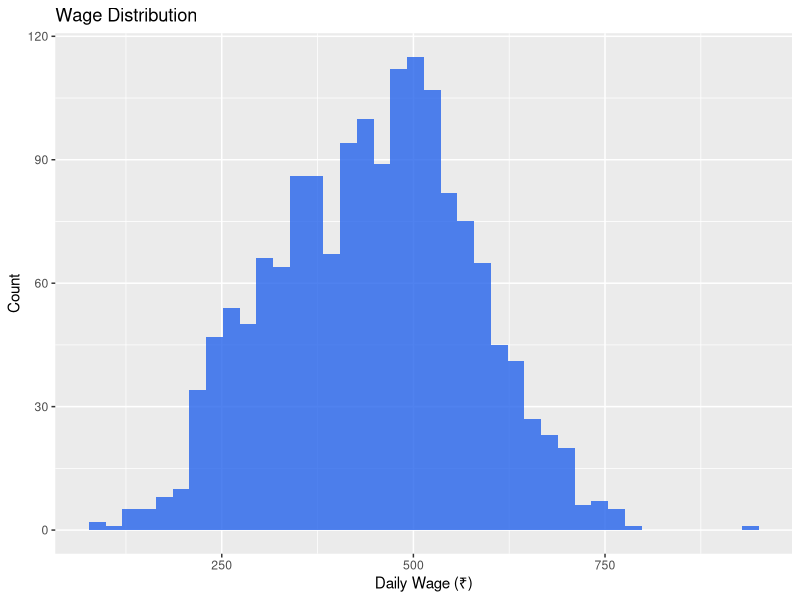
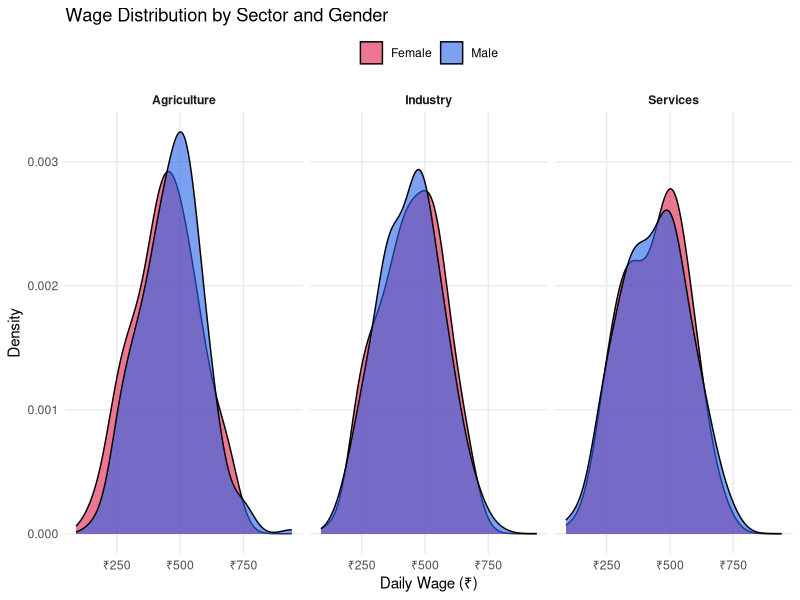
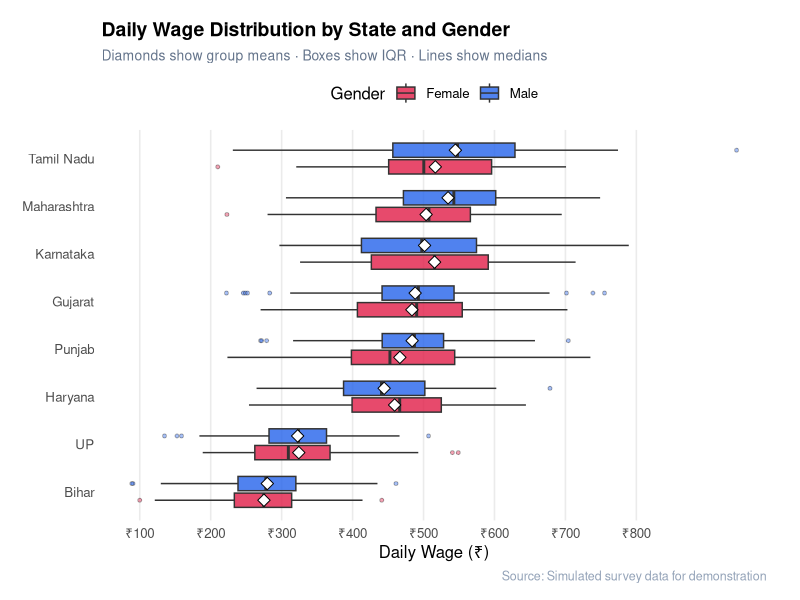
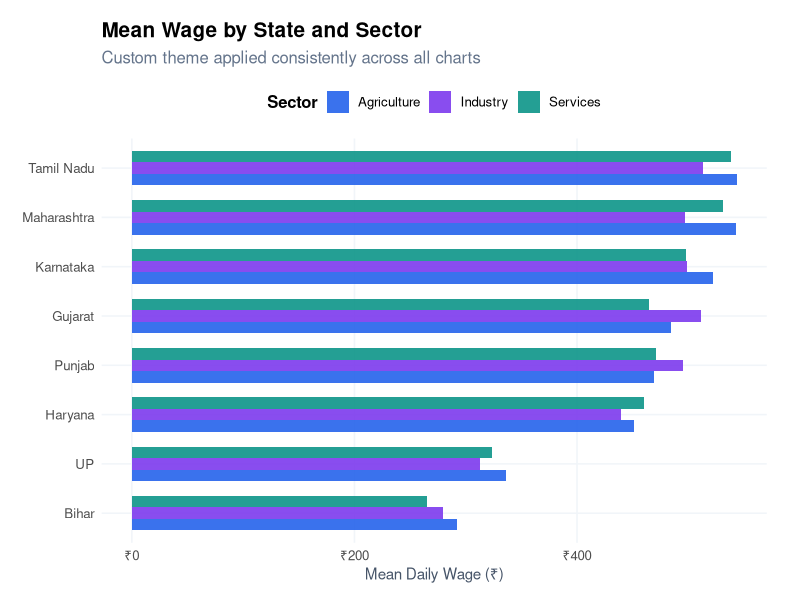

These charts were generated, in order, by the following R code:
## ---- chunk 1
#| message: false
library(tidyverse)
library(scales)

# Create a realistic wage dataset
set.seed(2025)
wage_data <- data.frame(
  state     = rep(c("Haryana","Punjab","UP","Bihar","Maharashtra",
                    "Gujarat","Karnataka","Tamil Nadu"), each = 200),
  wage      = c(
    rnorm(200, 450, 80), rnorm(200, 480, 90), rnorm(200, 320, 70),
    rnorm(200, 280, 65), rnorm(200, 520, 110), rnorm(200, 490, 95),
    rnorm(200, 510, 100), rnorm(200, 535, 105)
  ),
  gender    = sample(c("Male","Female"), 1600, replace = TRUE, prob=c(.6,.4)),
  sector    = sample(c("Agriculture","Industry","Services"), 1600, replace=TRUE)
)
## ---- chunk 2
#| fig-height: 4
# Start simple
ggplot(wage_data, aes(x = wage)) +
  geom_histogram(bins = 40, fill = "#2563eb", alpha = 0.8) +
  labs(title = "Wage Distribution", x = "Daily Wage (₹)", y = "Count")
## ---- chunk 3
#| fig-height: 5
ggplot(wage_data, aes(x = wage, fill = gender)) +
  geom_density(alpha = 0.6, adjust = 1.2) +
  facet_wrap(~sector, ncol = 3) +
  scale_fill_manual(values = c("Male"="#2563eb","Female"="#e11d48")) +
  scale_x_continuous(labels = label_number(prefix="₹")) +
  labs(title = "Wage Distribution by Sector and Gender",
       x = "Daily Wage (₹)", y = "Density", fill = NULL) +
  theme_minimal(base_size = 11) +
  theme(legend.position = "top",
        strip.text = element_text(face="bold"),
        panel.grid.minor = element_blank())
## ---- chunk 4
#| fig-height: 6
#| fig-cap: "State-wise wage comparison — publication quality"

state_summary <- wage_data |>
  group_by(state) |>
  summarise(median_wage = median(wage), .groups = "drop") |>
  arrange(median_wage)

wage_data |>
  mutate(state = factor(state, levels = state_summary$state)) |>
  ggplot(aes(x = state, y = wage, fill = gender)) +
  geom_boxplot(
    outlier.shape = 21, outlier.size = 1, outlier.alpha = 0.4,
    width = 0.6, position = position_dodge(0.7), alpha = 0.8
  ) +
  stat_summary(
    aes(group = gender),
    fun = mean, geom = "point",
    shape = 23, size = 3, fill = "white",
    position = position_dodge(0.7)
  ) +
  scale_fill_manual(values = c("Male"="#2563eb","Female"="#e11d48"),
                    name = "Gender") +
  scale_y_continuous(
    labels = label_number(prefix = "₹"),
    breaks = seq(0, 800, 100)
  ) +
  coord_flip() +
  labs(
    title    = "Daily Wage Distribution by State and Gender",
    subtitle = "Diamonds show group means · Boxes show IQR · Lines show medians",
    x = NULL, y = "Daily Wage (₹)",
    caption  = "Source: Simulated survey data for demonstration"
  ) +
  theme_minimal(base_size = 12) +
  theme(
    plot.title       = element_text(face = "bold", size = 14),
    plot.subtitle    = element_text(color = "#64748b", size = 10),
    plot.caption     = element_text(color = "#94a3b8", size = 9),
    panel.grid.major.y = element_blank(),
    panel.grid.minor   = element_blank(),
    legend.position    = "top",
    plot.background    = element_rect(fill = "white", color = NA),
    plot.margin        = margin(16, 24, 12, 16)
  )
## ---- chunk 5
#| fig-height: 5
theme_pawan <- function(base_size = 12) {
  theme_minimal(base_size = base_size) +
    theme(
      text              = element_text(family = "sans"),
      plot.title        = element_text(face = "bold", size = base_size + 3, hjust = 0),
      plot.subtitle     = element_text(color = "#64748b", hjust = 0, margin = margin(b = 10)),
      plot.caption      = element_text(color = "#94a3b8", size = base_size - 3, hjust = 1),
      panel.grid.minor  = element_blank(),
      panel.grid.major  = element_line(color = "#f1f5f9"),
      axis.title        = element_text(color = "#475569", size = base_size - 1),
      legend.position   = "top",
      legend.title      = element_text(face = "bold"),
      plot.background   = element_rect(fill = "white", color = NA),
      plot.margin       = margin(16, 24, 12, 16)
    )
}

# Use it
wage_data |>
  group_by(state, sector) |>
  summarise(mean_wage = mean(wage), .groups = "drop") |>
  ggplot(aes(x = reorder(state, mean_wage), y = mean_wage, fill = sector)) +
  geom_col(position = "dodge", width = 0.7, alpha = 0.9) +
  scale_fill_manual(values = c("#2563eb","#7c3aed","#0d9488")) +
  scale_y_continuous(labels = label_number(prefix = "₹")) +
  coord_flip() +
  labs(title = "Mean Wage by State and Sector",
       subtitle = "Custom theme applied consistently across all charts",
       x = NULL, y = "Mean Daily Wage (₹)", fill = "Sector") +
  theme_pawan()
